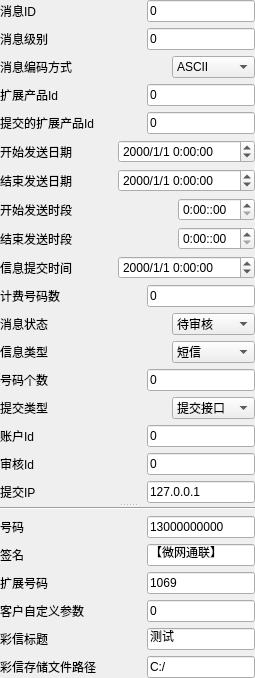
        <widget class="QSplitter" name="splitter_2">
         <property name="orientation">
          <enum>Qt::Vertical</enum>
         </property>
         <widget class="QWidget" name="layoutWidget">
          <layout class="QVBoxLayout" name="verticalLayout">
           <item>
            <layout class="QHBoxLayout" name="horizontalLayout_2">
             <item>
              <widget class="QLabel" name="label_4">
               <property name="sizePolicy">
                <sizepolicy hsizetype="MinimumExpanding" vsizetype="Expanding">
                 <horstretch>0</horstretch>
                 <verstretch>0</verstretch>
                </sizepolicy>
               </property>
               <property name="text">
                <string>消息ID</string>
               </property>
              </widget>
             </item>
             <item>
              <spacer name="horizontalSpacer">
               <property name="orientation">
                <enum>Qt::Horizontal</enum>
               </property>
               <property name="sizeHint" stdset="0">
                <size>
                 <width>40</width>
                 <height>20</height>
                </size>
               </property>
              </spacer>
             </item>
             <item>
              <widget class="QLineEdit" name="lineEdit_MsgId">
               <property name="text">
                <string>0</string>
               </property>
              </widget>
             </item>
            </layout>
           </item>
           <item>
            <layout class="QHBoxLayout" name="horizontalLayout_10">
             <item>
              <widget class="QLabel" name="label_2">
               <property name="sizePolicy">
                <sizepolicy hsizetype="MinimumExpanding" vsizetype="Preferred">
                 <horstretch>0</horstretch>
                 <verstretch>0</verstretch>
                </sizepolicy>
               </property>
               <property name="text">
                <string>消息级别</string>
               </property>
              </widget>
             </item>
             <item>
              <spacer name="horizontalSpacer_2">
               <property name="orientation">
                <enum>Qt::Horizontal</enum>
               </property>
               <property name="sizeHint" stdset="0">
                <size>
                 <width>40</width>
                 <height>20</height>
                </size>
               </property>
              </spacer>
             </item>
             <item>
              <widget class="QLineEdit" name="lineEdit_Priority">
               <property name="text">
                <string>0</string>
               </property>
              </widget>
             </item>
            </layout>
           </item>
           <item>
            <layout class="QHBoxLayout" name="horizontalLayout_3">
             <item>
              <widget class="QLabel" name="label_3">
               <property name="sizePolicy">
                <sizepolicy hsizetype="MinimumExpanding" vsizetype="Preferred">
                 <horstretch>0</horstretch>
                 <verstretch>0</verstretch>
                </sizepolicy>
               </property>
               <property name="text">
                <string>消息编码方式</string>
               </property>
              </widget>
             </item>
             <item>
              <spacer name="horizontalSpacer_37">
               <property name="orientation">
                <enum>Qt::Horizontal</enum>
               </property>
               <property name="sizeHint" stdset="0">
                <size>
                 <width>40</width>
                 <height>20</height>
                </size>
               </property>
              </spacer>
             </item>
             <item>
              <widget class="QComboBox" name="comboBox_MsgFormat">
               <property name="sizePolicy">
                <sizepolicy hsizetype="MinimumExpanding" vsizetype="Fixed">
                 <horstretch>0</horstretch>
                 <verstretch>0</verstretch>
                </sizepolicy>
               </property>
               <item>
                <property name="text">
                 <string>ASCII</string>
                </property>
               </item>
               <item>
                <property name="text">
                 <string>WCHA</string>
                </property>
               </item>
              </widget>
             </item>
            </layout>
           </item>
           <item>
            <layout class="QHBoxLayout" name="horizontalLayout_4">
             <item>
              <widget class="QLabel" name="label_5">
               <property name="sizePolicy">
                <sizepolicy hsizetype="MinimumExpanding" vsizetype="Preferred">
                 <horstretch>0</horstretch>
                 <verstretch>0</verstretch>
                </sizepolicy>
               </property>
               <property name="text">
                <string>扩展产品Id</string>
               </property>
              </widget>
             </item>
             <item>
              <spacer name="horizontalSpacer_3">
               <property name="orientation">
                <enum>Qt::Horizontal</enum>
               </property>
               <property name="sizeHint" stdset="0">
                <size>
                 <width>40</width>
                 <height>20</height>
                </size>
               </property>
              </spacer>
             </item>
             <item>
              <widget class="QLineEdit" name="lineEdit_PrdExId">
               <property name="text">
                <string>0</string>
               </property>
              </widget>
             </item>
            </layout>
           </item>
           <item>
            <layout class="QHBoxLayout" name="horizontalLayout_18">
             <item>
              <widget class="QLabel" name="label_29">
               <property name="sizePolicy">
                <sizepolicy hsizetype="MinimumExpanding" vsizetype="Preferred">
                 <horstretch>0</horstretch>
                 <verstretch>0</verstretch>
                </sizepolicy>
               </property>
               <property name="text">
                <string>提交的扩展产品Id</string>
               </property>
              </widget>
             </item>
             <item>
              <spacer name="horizontalSpacer_16">
               <property name="orientation">
                <enum>Qt::Horizontal</enum>
               </property>
               <property name="sizeHint" stdset="0">
                <size>
                 <width>40</width>
                 <height>20</height>
                </size>
               </property>
              </spacer>
             </item>
             <item>
              <widget class="QLineEdit" name="lineEdit_SubmitPrdExId">
               <property name="text">
                <string>0</string>
               </property>
              </widget>
             </item>
            </layout>
           </item>
           <item>
            <layout class="QHBoxLayout" name="horizontalLayout_5">
             <item>
              <widget class="QLabel" name="label_6">
               <property name="sizePolicy">
                <sizepolicy hsizetype="MinimumExpanding" vsizetype="Preferred">
                 <horstretch>0</horstretch>
                 <verstretch>0</verstretch>
                </sizepolicy>
               </property>
               <property name="text">
                <string>开始发送日期</string>
               </property>
              </widget>
             </item>
             <item>
              <spacer name="horizontalSpacer_4">
               <property name="orientation">
                <enum>Qt::Horizontal</enum>
               </property>
               <property name="sizeHint" stdset="0">
                <size>
                 <width>40</width>
                 <height>20</height>
                </size>
               </property>
              </spacer>
             </item>
             <item>
              <widget class="QDateTimeEdit" name="dateTimeEdit_StartSendDateTime">
               <property name="displayFormat">
                <string>yyyy/M/d H:mm:ss</string>
               </property>
              </widget>
             </item>
            </layout>
           </item>
           <item>
            <layout class="QHBoxLayout" name="horizontalLayout_6">
             <item>
              <widget class="QLabel" name="label_12">
               <property name="sizePolicy">
                <sizepolicy hsizetype="MinimumExpanding" vsizetype="Preferred">
                 <horstretch>0</horstretch>
                 <verstretch>0</verstretch>
                </sizepolicy>
               </property>
               <property name="text">
                <string>结束发送日期</string>
               </property>
              </widget>
             </item>
             <item>
              <spacer name="horizontalSpacer_5">
               <property name="orientation">
                <enum>Qt::Horizontal</enum>
               </property>
               <property name="sizeHint" stdset="0">
                <size>
                 <width>40</width>
                 <height>20</height>
                </size>
               </property>
              </spacer>
             </item>
             <item>
              <widget class="QDateTimeEdit" name="dateTimeEdit_EndSendDateTime">
               <property name="displayFormat">
                <string>yyyy/M/d H:mm:ss</string>
               </property>
              </widget>
             </item>
            </layout>
           </item>
           <item>
            <layout class="QHBoxLayout" name="horizontalLayout_7">
             <item>
              <widget class="QLabel" name="label_11">
               <property name="sizePolicy">
                <sizepolicy hsizetype="MinimumExpanding" vsizetype="Preferred">
                 <horstretch>0</horstretch>
                 <verstretch>0</verstretch>
                </sizepolicy>
               </property>
               <property name="text">
                <string>开始发送时段</string>
               </property>
              </widget>
             </item>
             <item>
              <spacer name="horizontalSpacer_6">
               <property name="orientation">
                <enum>Qt::Horizontal</enum>
               </property>
               <property name="sizeHint" stdset="0">
                <size>
                 <width>40</width>
                 <height>20</height>
                </size>
               </property>
              </spacer>
             </item>
             <item>
              <widget class="QTimeEdit" name="timeEdit_StartSendTime">
               <property name="sizePolicy">
                <sizepolicy hsizetype="Minimum" vsizetype="Fixed">
                 <horstretch>0</horstretch>
                 <verstretch>0</verstretch>
                </sizepolicy>
               </property>
               <property name="displayFormat">
                <string>H:mm::ss</string>
               </property>
              </widget>
             </item>
            </layout>
           </item>
           <item>
            <layout class="QHBoxLayout" name="horizontalLayout_8">
             <item>
              <widget class="QLabel" name="label_10">
               <property name="sizePolicy">
                <sizepolicy hsizetype="MinimumExpanding" vsizetype="Preferred">
                 <horstretch>0</horstretch>
                 <verstretch>0</verstretch>
                </sizepolicy>
               </property>
               <property name="text">
                <string>结束发送时段</string>
               </property>
              </widget>
             </item>
             <item>
              <spacer name="horizontalSpacer_7">
               <property name="orientation">
                <enum>Qt::Horizontal</enum>
               </property>
               <property name="sizeHint" stdset="0">
                <size>
                 <width>40</width>
                 <height>20</height>
                </size>
               </property>
              </spacer>
             </item>
             <item>
              <widget class="QTimeEdit" name="timeEdit_EndSendTime">
               <property name="displayFormat">
                <string>H:mm::ss</string>
               </property>
              </widget>
             </item>
            </layout>
           </item>
           <item>
            <layout class="QHBoxLayout" name="horizontalLayout_9">
             <item>
              <widget class="QLabel" name="label_9">
               <property name="sizePolicy">
                <sizepolicy hsizetype="MinimumExpanding" vsizetype="Preferred">
                 <horstretch>0</horstretch>
                 <verstretch>0</verstretch>
                </sizepolicy>
               </property>
               <property name="text">
                <string>信息提交时间</string>
               </property>
              </widget>
             </item>
             <item>
              <spacer name="horizontalSpacer_8">
               <property name="orientation">
                <enum>Qt::Horizontal</enum>
               </property>
               <property name="sizeHint" stdset="0">
                <size>
                 <width>40</width>
                 <height>20</height>
                </size>
               </property>
              </spacer>
             </item>
             <item>
              <widget class="QDateTimeEdit" name="dateTimeEdit_CommitTime">
               <property name="displayFormat">
                <string>yyyy/M/d H:mm:ss</string>
               </property>
              </widget>
             </item>
            </layout>
           </item>
           <item>
            <layout class="QHBoxLayout" name="horizontalLayout_11">
             <item>
              <widget class="QLabel" name="label_8">
               <property name="sizePolicy">
                <sizepolicy hsizetype="MinimumExpanding" vsizetype="Preferred">
                 <horstretch>0</horstretch>
                 <verstretch>0</verstretch>
                </sizepolicy>
               </property>
               <property name="text">
                <string>计费号码数</string>
               </property>
              </widget>
             </item>
             <item>
              <spacer name="horizontalSpacer_9">
               <property name="orientation">
                <enum>Qt::Horizontal</enum>
               </property>
               <property name="sizeHint" stdset="0">
                <size>
                 <width>40</width>
                 <height>20</height>
                </size>
               </property>
              </spacer>
             </item>
             <item>
              <widget class="QLineEdit" name="lineEdit_ChargeQuantity">
               <property name="text">
                <string>0</string>
               </property>
              </widget>
             </item>
            </layout>
           </item>
           <item>
            <layout class="QHBoxLayout" name="horizontalLayout_12">
             <item>
              <widget class="QLabel" name="label_7">
               <property name="sizePolicy">
                <sizepolicy hsizetype="MinimumExpanding" vsizetype="Preferred">
                 <horstretch>0</horstretch>
                 <verstretch>0</verstretch>
                </sizepolicy>
               </property>
               <property name="text">
                <string>消息状态</string>
               </property>
              </widget>
             </item>
             <item>
              <spacer name="horizontalSpacer_10">
               <property name="orientation">
                <enum>Qt::Horizontal</enum>
               </property>
               <property name="sizeHint" stdset="0">
                <size>
                 <width>40</width>
                 <height>20</height>
                </size>
               </property>
              </spacer>
             </item>
             <item>
              <widget class="QComboBox" name="comboBox_MsgState">
               <property name="sizePolicy">
                <sizepolicy hsizetype="MinimumExpanding" vsizetype="Fixed">
                 <horstretch>0</horstretch>
                 <verstretch>0</verstretch>
                </sizepolicy>
               </property>
               <item>
                <property name="text">
                 <string>待审核</string>
                </property>
               </item>
               <item>
                <property name="text">
                 <string>已审核</string>
                </property>
               </item>
               <item>
                <property name="text">
                 <string>已驳回</string>
                </property>
               </item>
               <item>
                <property name="text">
                 <string>已发送</string>
                </property>
               </item>
               <item>
                <property name="text">
                 <string>全部取消</string>
                </property>
               </item>
               <item>
                <property name="text">
                 <string>二审</string>
                </property>
               </item>
              </widget>
             </item>
            </layout>
           </item>
           <item>
            <layout class="QHBoxLayout" name="horizontalLayout_13">
             <item>
              <widget class="QLabel" name="label_13">
               <property name="sizePolicy">
                <sizepolicy hsizetype="MinimumExpanding" vsizetype="Preferred">
                 <horstretch>0</horstretch>
                 <verstretch>0</verstretch>
                </sizepolicy>
               </property>
               <property name="text">
                <string>信息类型</string>
               </property>
              </widget>
             </item>
             <item>
              <spacer name="horizontalSpacer_11">
               <property name="orientation">
                <enum>Qt::Horizontal</enum>
               </property>
               <property name="sizeHint" stdset="0">
                <size>
                 <width>40</width>
                 <height>20</height>
                </size>
               </property>
              </spacer>
             </item>
             <item>
              <widget class="QComboBox" name="comboBox_MsgType">
               <property name="sizePolicy">
                <sizepolicy hsizetype="Expanding" vsizetype="Fixed">
                 <horstretch>0</horstretch>
                 <verstretch>0</verstretch>
                </sizepolicy>
               </property>
               <item>
                <property name="text">
                 <string>短信</string>
                </property>
               </item>
               <item>
                <property name="text">
                 <string>彩信</string>
                </property>
               </item>
              </widget>
             </item>
            </layout>
           </item>
           <item>
            <layout class="QHBoxLayout" name="horizontalLayout_14">
             <item>
              <widget class="QLabel" name="label_14">
               <property name="sizePolicy">
                <sizepolicy hsizetype="MinimumExpanding" vsizetype="Preferred">
                 <horstretch>0</horstretch>
                 <verstretch>0</verstretch>
                </sizepolicy>
               </property>
               <property name="text">
                <string>号码个数</string>
               </property>
              </widget>
             </item>
             <item>
              <spacer name="horizontalSpacer_12">
               <property name="orientation">
                <enum>Qt::Horizontal</enum>
               </property>
               <property name="sizeHint" stdset="0">
                <size>
                 <width>40</width>
                 <height>20</height>
                </size>
               </property>
              </spacer>
             </item>
             <item>
              <widget class="QLineEdit" name="lineEdit_MobilesCount">
               <property name="text">
                <string>0</string>
               </property>
              </widget>
             </item>
            </layout>
           </item>
           <item>
            <layout class="QHBoxLayout" name="horizontalLayout_15">
             <item>
              <widget class="QLabel" name="label_15">
               <property name="sizePolicy">
                <sizepolicy hsizetype="MinimumExpanding" vsizetype="Preferred">
                 <horstretch>0</horstretch>
                 <verstretch>0</verstretch>
                </sizepolicy>
               </property>
               <property name="text">
                <string>提交类型</string>
               </property>
              </widget>
             </item>
             <item>
              <spacer name="horizontalSpacer_13">
               <property name="orientation">
                <enum>Qt::Horizontal</enum>
               </property>
               <property name="sizeHint" stdset="0">
                <size>
                 <width>40</width>
                 <height>20</height>
                </size>
               </property>
              </spacer>
             </item>
             <item>
              <widget class="QComboBox" name="comboBox_SubmitType">
               <property name="sizePolicy">
                <sizepolicy hsizetype="MinimumExpanding" vsizetype="Fixed">
                 <horstretch>0</horstretch>
                 <verstretch>0</verstretch>
                </sizepolicy>
               </property>
               <property name="currentIndex">
                <number>1</number>
               </property>
               <item>
                <property name="text">
                 <string>其他接口</string>
                </property>
               </item>
               <item>
                <property name="text">
                 <string>提交接口</string>
                </property>
               </item>
              </widget>
             </item>
            </layout>
           </item>
           <item>
            <layout class="QHBoxLayout" name="horizontalLayout_16">
             <item>
              <widget class="QLabel" name="label_16">
               <property name="sizePolicy">
                <sizepolicy hsizetype="MinimumExpanding" vsizetype="Preferred">
                 <horstretch>0</horstretch>
                 <verstretch>0</verstretch>
                </sizepolicy>
               </property>
               <property name="text">
                <string>账户Id</string>
               </property>
              </widget>
             </item>
             <item>
              <spacer name="horizontalSpacer_14">
               <property name="orientation">
                <enum>Qt::Horizontal</enum>
               </property>
               <property name="sizeHint" stdset="0">
                <size>
                 <width>40</width>
                 <height>20</height>
                </size>
               </property>
              </spacer>
             </item>
             <item>
              <widget class="QLineEdit" name="lineEdit_AccId">
               <property name="text">
                <string>0</string>
               </property>
              </widget>
             </item>
            </layout>
           </item>
           <item>
            <layout class="QHBoxLayout" name="horizontalLayout_19">
             <item>
              <widget class="QLabel" name="label_30">
               <property name="sizePolicy">
                <sizepolicy hsizetype="MinimumExpanding" vsizetype="Preferred">
                 <horstretch>0</horstretch>
                 <verstretch>0</verstretch>
                </sizepolicy>
               </property>
               <property name="text">
                <string>审核Id</string>
               </property>
              </widget>
             </item>
             <item>
              <spacer name="horizontalSpacer_17">
               <property name="orientation">
                <enum>Qt::Horizontal</enum>
               </property>
               <property name="sizeHint" stdset="0">
                <size>
                 <width>40</width>
                 <height>20</height>
                </size>
               </property>
              </spacer>
             </item>
             <item>
              <widget class="QLineEdit" name="lineEdit_AuditorId">
               <property name="text">
                <string>0</string>
               </property>
              </widget>
             </item>
            </layout>
           </item>
           <item>
            <layout class="QHBoxLayout" name="horizontalLayout_17">
             <item>
              <widget class="QLabel" name="label_17">
               <property name="sizePolicy">
                <sizepolicy hsizetype="MinimumExpanding" vsizetype="Preferred">
                 <horstretch>0</horstretch>
                 <verstretch>0</verstretch>
                </sizepolicy>
               </property>
               <property name="text">
                <string>提交IP</string>
               </property>
              </widget>
             </item>
             <item>
              <spacer name="horizontalSpacer_15">
               <property name="orientation">
                <enum>Qt::Horizontal</enum>
               </property>
               <property name="sizeHint" stdset="0">
                <size>
                 <width>40</width>
                 <height>20</height>
                </size>
               </property>
              </spacer>
             </item>
             <item>
              <widget class="QLineEdit" name="lineEdit_CommitIp">
               <property name="text">
                <string>127.0.0.1</string>
               </property>
              </widget>
             </item>
            </layout>
           </item>
          </layout>
         </widget>
         <widget class="QWidget" name="layoutWidget_2">
          <layout class="QVBoxLayout" name="verticalLayout_4">
           <item>
            <widget class="Line" name="line">
             <property name="orientation">
              <enum>Qt::Horizontal</enum>
             </property>
            </widget>
           </item>
           <item>
            <layout class="QHBoxLayout" name="horizontalLayout_46">
             <item>
              <widget class="QLabel" name="label_57">
               <property name="sizePolicy">
                <sizepolicy hsizetype="MinimumExpanding" vsizetype="Preferred">
                 <horstretch>0</horstretch>
                 <verstretch>0</verstretch>
                </sizepolicy>
               </property>
               <property name="text">
                <string>号码</string>
               </property>
              </widget>
             </item>
             <item>
              <spacer name="horizontalSpacer_31">
               <property name="orientation">
                <enum>Qt::Horizontal</enum>
               </property>
               <property name="sizeHint" stdset="0">
                <size>
                 <width>40</width>
                 <height>20</height>
                </size>
               </property>
              </spacer>
             </item>
             <item>
              <widget class="QLineEdit" name="lineEdit_mobile">
               <property name="sizePolicy">
                <sizepolicy hsizetype="Expanding" vsizetype="Fixed">
                 <horstretch>0</horstretch>
                 <verstretch>0</verstretch>
                </sizepolicy>
               </property>
               <property name="text">
                <string>13000000000</string>
               </property>
              </widget>
             </item>
            </layout>
           </item>
           <item>
            <layout class="QHBoxLayout" name="horizontalLayout_47">
             <item>
              <widget class="QLabel" name="label_58">
               <property name="sizePolicy">
                <sizepolicy hsizetype="MinimumExpanding" vsizetype="Preferred">
                 <horstretch>0</horstretch>
                 <verstretch>0</verstretch>
                </sizepolicy>
               </property>
               <property name="text">
                <string>签名</string>
               </property>
              </widget>
             </item>
             <item>
              <spacer name="horizontalSpacer_32">
               <property name="orientation">
                <enum>Qt::Horizontal</enum>
               </property>
               <property name="sizeHint" stdset="0">
                <size>
                 <width>40</width>
                 <height>20</height>
                </size>
               </property>
              </spacer>
             </item>
             <item>
              <widget class="QLineEdit" name="lineEdit_sign">
               <property name="text">
                <string>【微网通联】</string>
               </property>
              </widget>
             </item>
            </layout>
           </item>
           <item>
            <layout class="QHBoxLayout" name="horizontalLayout_48">
             <item>
              <widget class="QLabel" name="label_59">
               <property name="sizePolicy">
                <sizepolicy hsizetype="MinimumExpanding" vsizetype="Preferred">
                 <horstretch>0</horstretch>
                 <verstretch>0</verstretch>
                </sizepolicy>
               </property>
               <property name="text">
                <string>扩展号码</string>
               </property>
              </widget>
             </item>
             <item>
              <spacer name="horizontalSpacer_33">
               <property name="orientation">
                <enum>Qt::Horizontal</enum>
               </property>
               <property name="sizeHint" stdset="0">
                <size>
                 <width>40</width>
                 <height>20</height>
                </size>
               </property>
              </spacer>
             </item>
             <item>
              <widget class="QLineEdit" name="lineEdit_extnum">
               <property name="text">
                <string>1069</string>
               </property>
              </widget>
             </item>
            </layout>
           </item>
           <item>
            <layout class="QHBoxLayout" name="horizontalLayout_49">
             <item>
              <widget class="QLabel" name="label_60">
               <property name="sizePolicy">
                <sizepolicy hsizetype="MinimumExpanding" vsizetype="Preferred">
                 <horstretch>0</horstretch>
                 <verstretch>0</verstretch>
                </sizepolicy>
               </property>
               <property name="text">
                <string>客户自定义参数</string>
               </property>
              </widget>
             </item>
             <item>
              <spacer name="horizontalSpacer_34">
               <property name="orientation">
                <enum>Qt::Horizontal</enum>
               </property>
               <property name="sizeHint" stdset="0">
                <size>
                 <width>40</width>
                 <height>20</height>
                </size>
               </property>
              </spacer>
             </item>
             <item>
              <widget class="QLineEdit" name="lineEdit_accmsgid">
               <property name="text">
                <string>0</string>
               </property>
              </widget>
             </item>
            </layout>
           </item>
           <item>
            <layout class="QHBoxLayout" name="horizontalLayout_50">
             <item>
              <widget class="QLabel" name="label_61">
               <property name="sizePolicy">
                <sizepolicy hsizetype="MinimumExpanding" vsizetype="Preferred">
                 <horstretch>0</horstretch>
                 <verstretch>0</verstretch>
                </sizepolicy>
               </property>
               <property name="text">
                <string>彩信标题</string>
               </property>
              </widget>
             </item>
             <item>
              <spacer name="horizontalSpacer_35">
               <property name="orientation">
                <enum>Qt::Horizontal</enum>
               </property>
               <property name="sizeHint" stdset="0">
                <size>
                 <width>40</width>
                 <height>20</height>
                </size>
               </property>
              </spacer>
             </item>
             <item>
              <widget class="QLineEdit" name="lineEdit_title">
               <property name="text">
                <string>测试</string>
               </property>
              </widget>
             </item>
            </layout>
           </item>
           <item>
            <layout class="QHBoxLayout" name="horizontalLayout_51">
             <item>
              <widget class="QLabel" name="label_62">
               <property name="sizePolicy">
                <sizepolicy hsizetype="MinimumExpanding" vsizetype="Preferred">
                 <horstretch>0</horstretch>
                 <verstretch>0</verstretch>
                </sizepolicy>
               </property>
               <property name="text">
                <string>彩信存储文件路径</string>
               </property>
              </widget>
             </item>
             <item>
              <spacer name="horizontalSpacer_36">
               <property name="orientation">
                <enum>Qt::Horizontal</enum>
               </property>
               <property name="sizeHint" stdset="0">
                <size>
                 <width>40</width>
                 <height>20</height>
                </size>
               </property>
              </spacer>
             </item>
             <item>
              <widget class="QLineEdit" name="lineEdit_filepath">
               <property name="text">
                <string>C:/</string>
               </property>
              </widget>
             </item>
            </layout>
           </item>
          </layout>
         </widget>
        </widget>
